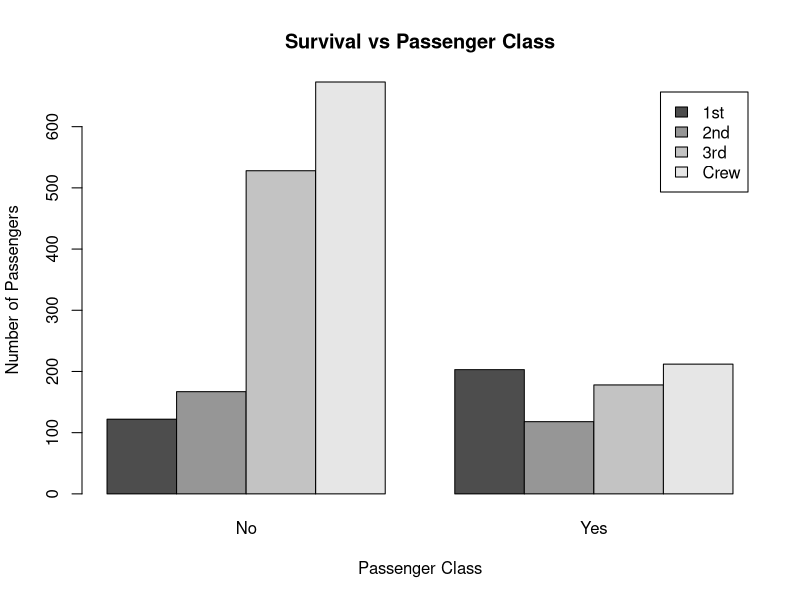
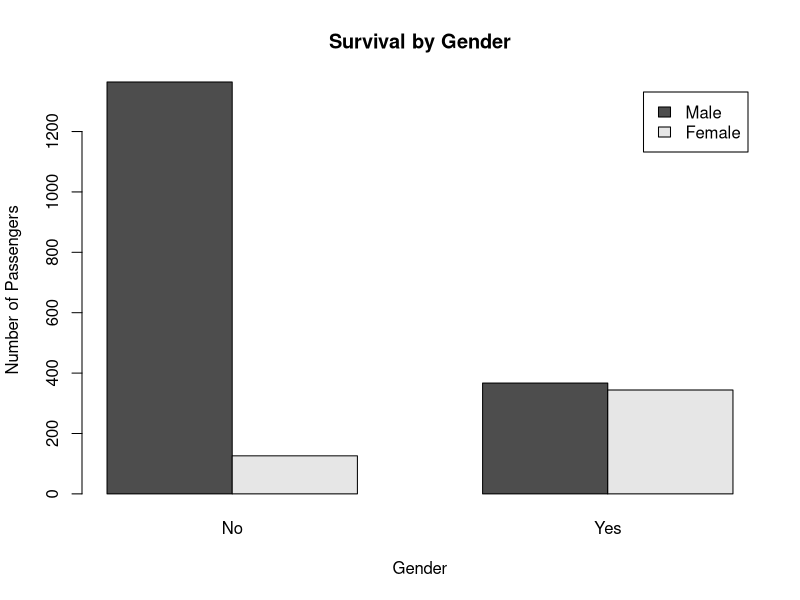
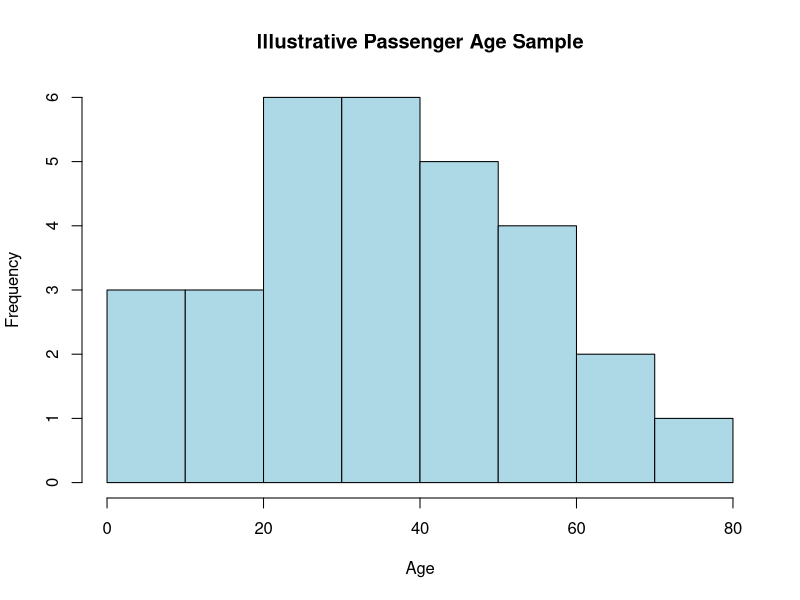

These figures' R source, in order:
# EXPERIMENT 17: Explore the Titanic Dataset
# INPUT DATASET: Titanic is included with base R (datasets package).
# It is an aggregate frequency table with Class, Sex, Age category,
# Survived, and Freq. It does NOT contain individual passenger ages.
# The age histogram below uses an explicitly labeled illustrative sample.

data("Titanic", package="datasets")
titanic_data <- as.data.frame(Titanic)

barplot(
  xtabs(Freq ~ Class + Survived, data=titanic_data),
  beside=TRUE, legend=TRUE,
  main="Survival vs Passenger Class",
  xlab="Passenger Class", ylab="Number of Passengers"
)

barplot(
  xtabs(Freq ~ Sex + Survived, data=titanic_data),
  beside=TRUE, legend=TRUE,
  main="Survival by Gender",
  xlab="Gender", ylab="Number of Passengers"
)

# Illustrative age values (not actual Titanic passenger records)
titanic_age_sample <- c(
  2, 4, 8, 12, 15, 18, 21, 25, 28, 30,
  32, 35, 38, 40, 42, 45, 48, 50, 55, 60,
  65, 70, 75, 22, 27, 33, 36, 44, 52, 58
)

hist(titanic_age_sample,
     main="Illustrative Passenger Age Sample",
     xlab="Age", col="lightblue")
